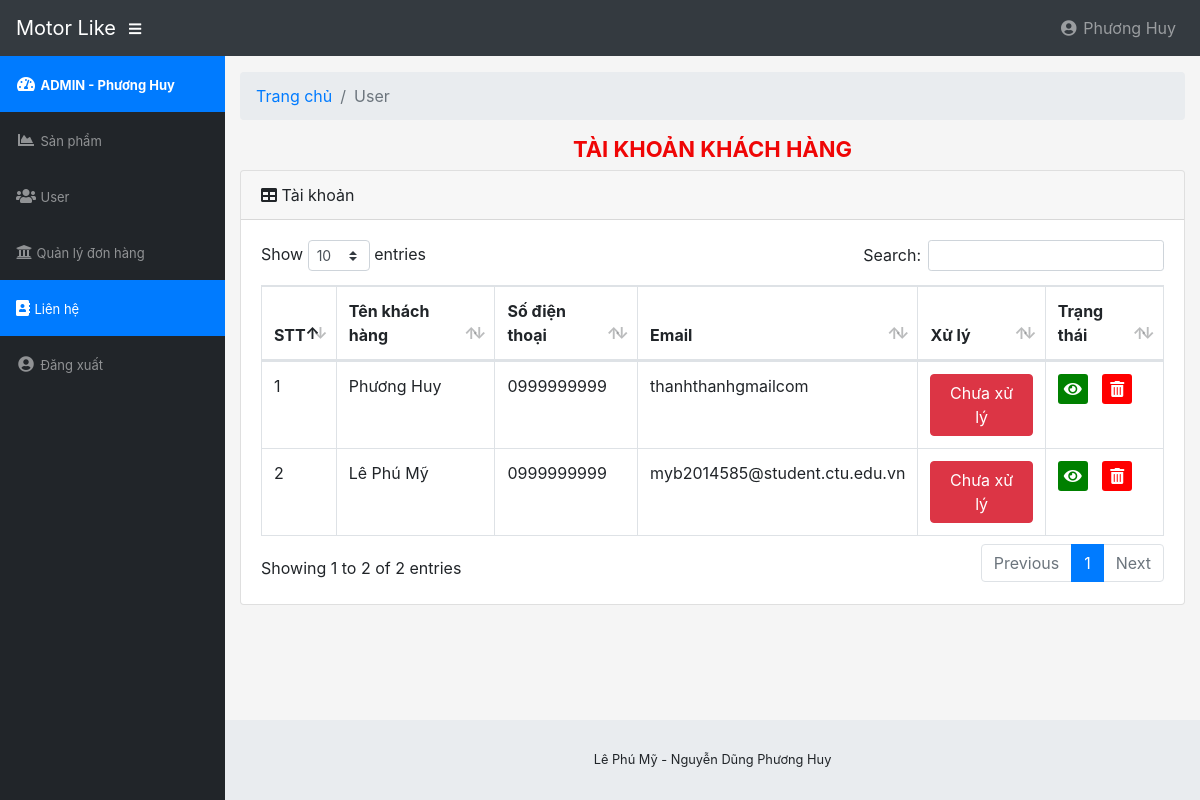
Before: /admin/modules/contact/index.php (signed in) with the older database file.
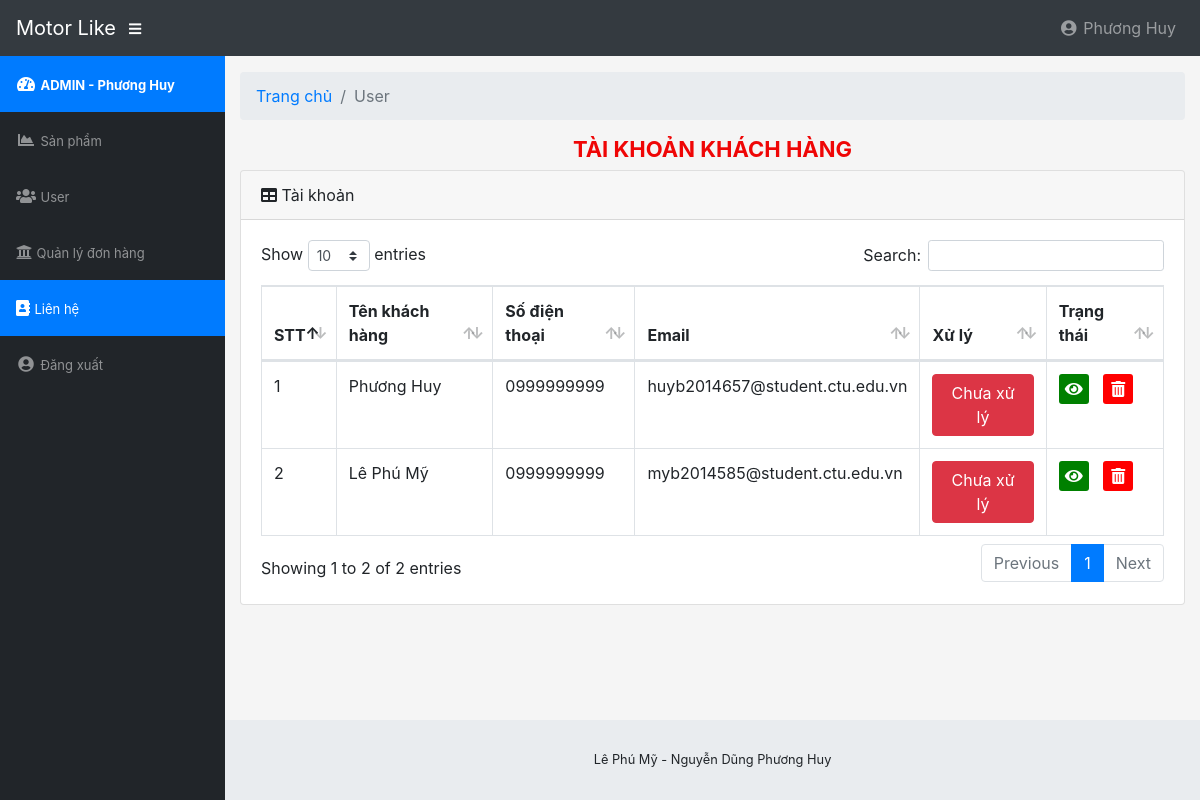
After: the same page with the newer database file.
### tables this page shows
CREATE TABLE `contact`  (
  `id` int(11) NOT NULL AUTO_INCREMENT,
  `name` varchar(100) NULL DEFAULT NULL,
  `email` varchar(100) NULL DEFAULT NULL,
  `phone` varchar(100) NULL DEFAULT NULL,
  `address` varchar(100) NULL DEFAULT NULL,
  `content` text NULL,
  `home` tinyint(4) NULL DEFAULT 0,
  `created_at` timestamp(0) NULL DEFAULT CURRENT_TIMESTAMP,
  PRIMARY KEY (`id`) USING BTREE
);

### libraries/Database.php (called while the page is built, shortened)
<?php
class Database
{
    public $link;
    public function __construct()
    {
        $this->link = mysqli_connect("localhost","root","","storemotor") or die ();
        mysqli_set_charset($this->link,"utf8");
    }
    public function fetchsql( $sql )
    {
        $result = mysqli_query($this->link,$sql) or die("Lỗi  truy vấn sql " .mysqli_error($this->link));
        $data = [];
        if( $result)
        {
            while ($num = mysqli_fetch_assoc($result))
            {
                $data[] = $num;
            }
        }
        return $data;
    }
}
?>

### admin/autoload/autoload.php (called while the page is built, shortened)
<?php
require_once  __DIR__."/../../libraries/Database.php";
$db = new Database;
?>

### admin/modules/contact/index.php (the view, shortened to what this page needs)
<?php
require_once __DIR__."/../../autoload/autoload.php";
$sql = "SELECT * FROM contact ORDER BY id DESC";
$contact = $db->fetchsql($sql);
?>
<?php require_once __DIR__."/../../layouts/header.php"; ?>
    <div class="container-fluid">
        <ol class="breadcrumb">
            <li class="breadcrumb-item">
                <a href="#">Trang chủ</a>
            </li>
            <li class="breadcrumb-item active">User</li>
        </ol>
        <div class="admin-title-top">
            <h1>Tài khoản khách hàng</h1>
        </div>
        <div class="admin-content">
            <div class="card mb-3">
                <div class="card-header">
                    <i class="fas fa-table"></i>
                    Tài khoản</div>
                <div class="card-body">
                    <div class="table-responsive">
                        <table class="table table-bordered" id="dataTable" width="100%" cellspacing="0">
                            <thead>
                            <tr>
                                <th>STT</th>
                                <th>Tên khách hàng</th>
                                <th>Số điện thoại</th>
                                <th>Email</th>
                                <th>Xử lý</th>
                                <th>Trạng thái</th>
                            </tr>
                            </thead>
                            <tbody>
                            <?php $stt = 1; foreach ($contact as $item): ?>
                                <tr>
                                    <td><?php echo $stt ?></td>
                                    <td><?php echo $item['name'] ?></td>
                                    <td><?php echo $item['phone'] ?></td>
                                    <td><?php echo $item['email'] ?></td>
                                    <td>
                                        <a class="btn btn-xs <?php echo $item['home'] == 0 ? 'btn-danger' : 'btn-success' ?>" href="status.php?id=<?php echo $item['id'] ?>">
                                            <?php echo $item['home'] == 0 ? 'Chưa xử lý' : 'Đã xử lý' ?>
                                        </a>
                                    </td>
                                    <td>
                                        <ul class="list-action">
                                            <li class="item-edit">
                                                <a href="view.php?id=<?php echo $item['id'] ?>" title="Xem chi tiết">
                                                    <i class="fa fa-eye"></i>
                                                </a>
                                            </li>
                                            <li class="item-delete">
                                                <a href="delete.php?id=<?php echo $item['id'] ?>" title="Xóa">
                                                    <i class="fa fa-trash-alt"></i>
                                                </a>
                                            </li>
                                        </ul>
                                    </td>
                                </tr>
                                <?php $stt++ ; endforeach ?>
                            </tbody>
                        </table>
                    </div>
                </div>
            </div>
        </div>
    </div>
<?php require_once __DIR__."/../../layouts/footer.php"; ?>

Changed rows visible on the page:
changed contact "Phương Huy": email "thanhthanhgmailcom" → "huyb2014657@student.ctu.edu.vn"
